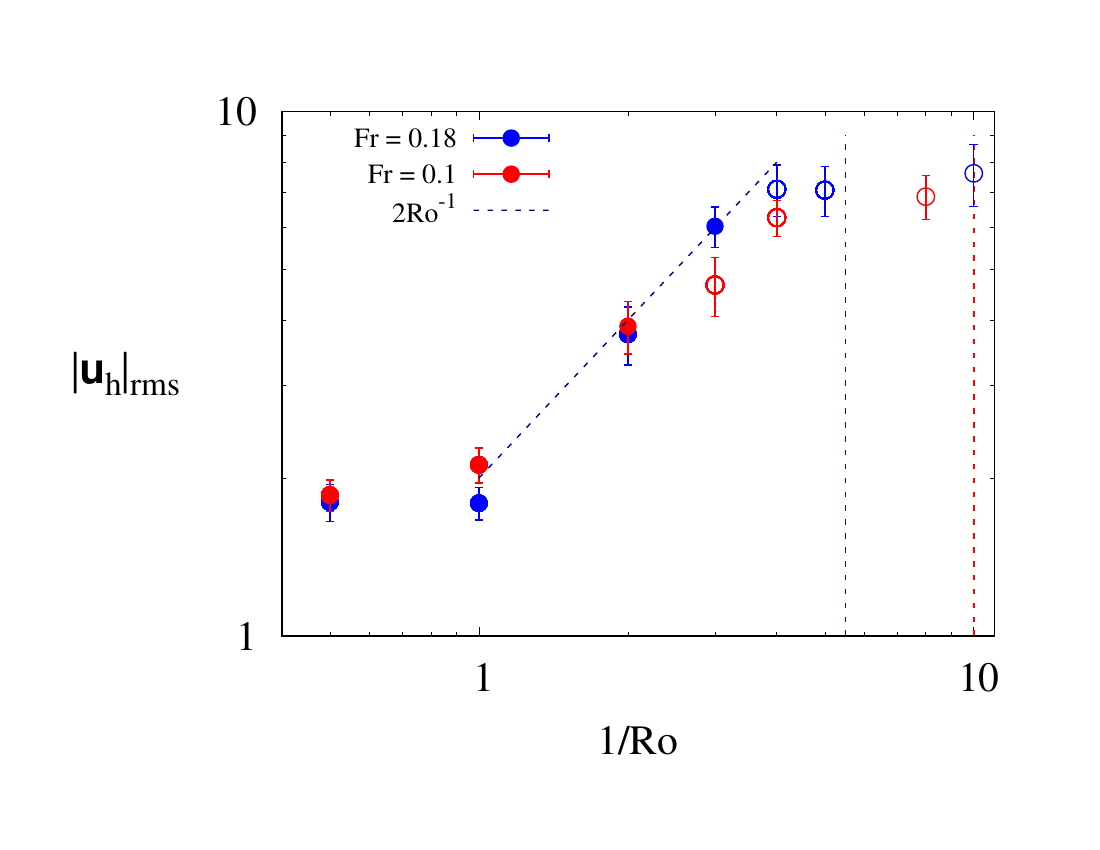

Reproduce this figure in gnuplot.
load "paddim_v3_rotation.dat"
set terminal postscript enh col "Times-Roman,30"
set output "urms_plot.eps"
set ylabel "|{/Bold u}_h|_{rms}" rotate by 0
set xlabel "1/Ro"
set log xy
set xrange [0.4:11]
#set yrange [1:9]
set key top left
set key spacing 1.3 font ",20"
set arrow from 5.5,1 to 5.5,9 nohead dt 2 lw 2 lc rgb "blue"
set arrow from 10,1 to 10,9 nohead dt 2 lw 2 lc rgb "red"   

plot sample\
 [i=1:5] '+' using (invRo[i]):(sqrt(urms[i]**2 + vrms[i]**2)):(sqrt(uerr[i]**2 + verr[i]**2)) w yerrorbars pt 7 ps 2 lw 2 lc rgb "blue" title "Fr = 0.18",\
 [i=6:8] '+' using (invRo[i]):(sqrt(urms[i]**2 + vrms[i]**2)):(sqrt(uerr[i]**2 + verr[i]**2)) w yerrorbars pt 6 ps 2 lw 2 lc rgb "blue" notitle,\
 [i=9:12] '+' using (invRo[i]):(sqrt(urms[i]**2 + vrms[i]**2)):(sqrt(uerr[i]**2 + verr[i]**2)) w yerrorbars pt 7 ps 2 lw 2 lc rgb "red" title "Fr = 0.1", \
 [i=13:15] '+' using (invRo[i]):(sqrt(urms[i]**2 + vrms[i]**2)):(sqrt(uerr[i]**2 + verr[i]**2)) w yerrorbars pt 6 ps 2 lw 2 lc rgb "red" notitle, \
 [1:4] 2*x dt 2 lw 2 lc rgb "dark-blue" title "2Ro^{-1}"
#[1:3] .5*x**(-1./2.) dt 2 lw 2 lc rgb "coral" title "Ro^{1/2}"
